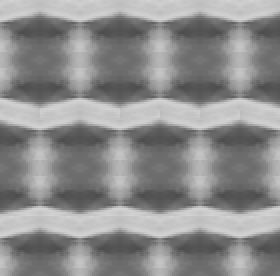
%> input picture Imagen4AMFFinal.gif, 140 x 138 px (shown 2 times larger)
$ octave --eval "nanorough_GB;"   (GNU Octave 9; MATLAB toolbox functions it lacks are replaced by stand-ins)
%> lines starting %> are read from the running program, lines starting %| are printed output that depends on the picture
%> the answer given: 1
### NuevaTrayectoria.m
function [Z] = NuevaTrayectoria()
%UNTITLED3 Summary of this function goes here
%   Detailed explanation goes here
 %Estos comandos preguntan por las coordenadas del inicio y fin.
      %Los datos ingresados se guardan como "Cell".
      %El arreglo al final indica las dimensiones de la ventana.
       Co = inputdlg('Escribe la Coordenada X del inicio',...
           'Inicio X',[1 35]);
%> the answer given: 3
       Fo = inputdlg('Escribe la Coordenada Y del inicio',...
           'Inicio Y',[1 35]);
%> the answer given: 3
       Cd = inputdlg('Escribe la Coordenada X del fin','Fin X',[1 35]);
%> the answer given: 3
       Fd = inputdlg('Escribe la Coordenada Y del fin','Fin Y',[1 35]);
%> the answer given: 3

       Co = str2double(Co);
       Fo = str2double(Fo);
       Cd = str2double(Cd);
       Fd = str2double(Fd);

       %Programa para crear trayectorias en (AMF) Rev Matlab 2019a
%Version general. Se deben dar los datos de origen co,fo (x1,y1) y los
%datos de destino cd,fd (x2,y2). Si fd=fo es un vector horizontal, si
%cd=co es un vector vertical. Si es diagonal abs(fd-fo) debe ser
%igual a abs(cd-co) de otra manera da "trayectoria invalida".
%Grafica los valores de la trayectoria.
%Emplea: Imagen4AMFFinal.gif
%Solo admite 138 por 138 puntos (pixeles)

AMF=imread('Imagen4AMFFinal.gif')
%> AMF is the input picture: size 138x140 uint8; min 78, max 211, mean 140.6
imshow(AMF)
hold on
plot(Co, Fo,'o', Cd, Fd,'o')
axis([0 138 0 138])
grid on
hold on
x=[Co:0.1:Cd]; %definir el vector independiente
m=(Fd-Fo)/(Cd-Co); %pendiente de la recta
if m<0
    y=(m.*(x-Fd))+Fo; %vector dependiente
else
    y=(m.*(x-Fo))+Fo; %vector dependiente
end
plot(x,y,'r')
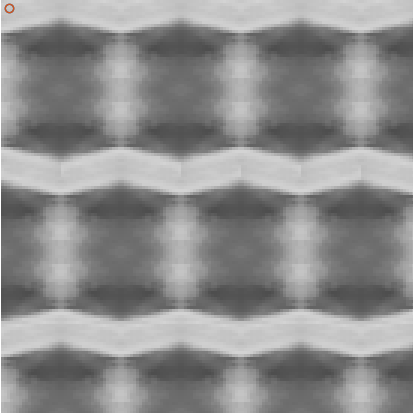
%> figure redrawn from the program's plot data; shown 3 times larger
hold off


if  (Fd-Fo)==0 || abs(Fd-Fo)==abs(Cd-Co) || (Cd-Co)==0
    for n=1:138  %asegura que el vector vect tenga zeros
        vect(n)=0;
    end
    if (Fd-Fo)==0 %trayectoria horizontal
        incf=0;
    elseif (Fd-Fo)>0
        incf=1;   % diagonal hacia abajo
    else
        incf=-1;  %diagonal hacia arriba
    end
    if (Cd-Co)==0  %trayectoria vertical
        incc=0;
    elseif (Cd-Co)>0
        incc=1;   %diagonal hacia la derecha
    else
        incc=-1;  %diagonal hacia la izquierda
    end
    if incf==0   %recorrido horizontal
         m=(abs(Cd-Co))+1;
         f=Fo;
         c=Co;
         vect(1)=AMF(Fo,Co); %primer valor en la trayectoria
        for n=2:m
         f=f+incf;
         c=c+incc;
         vect(n)=AMF(f,c);
        end
%> after the loop, c = 3; f = 3; vect = 138 values, max 200 at index 1, min 0 at index 2, mean 1.45
        vectf=vect(1:m); %los m valores en la trayectoria
%> vectf = 200
   elseif incc==0  %recorrido vertical
         m=(abs(Fd-Fo))+1;
         f=Fo;
         c=Co;
         vect(1)=AMF(Fo,Co); %primer valor en la trayectoria
         for n=2:m
          f=f+incf;
          c=c+incc;
          vect(n)=AMF(f,c);
         end
         vectf=vect(1:m); %los m valores de la trayectoria
   else
        %recorrido diagonal
        deltaf=abs(Fd-Fo);
        deltac=abs(Cd-Co);
       if (deltaf-deltac)==0
          m=deltaf+1;
          f=Fo;
          c=Co;
          vect(1)=AMF(Fo,Co); %primer valor en la trayectoria
          for n=2:m
            f=f+incf;
            c=c+incc;
            vect(n)=AMF(f,c);
          end
          vectf=vect(1:m); %los m valores de la trayectoria
       end
   end
   figure
   x=1:length(vectf);
%> x = 1
   plot(x,vectf)
   axis([0 140 0 256])
   grid on
else
   disp('Trayectoria Invalida')
end


       %se guarda la informaicion en Z
       Z = vectf;
%> Z = 200
end

### ZpromF.m
function [Zprom] = ZpromF(Z)
%El promedio de los valores de las alturas

Zprom = mean(Z);
end

### RaF.m
function [Ra] = RaF(Z)
%UNTITLED2 Summary of this function goes here
%   Detailed explanation goes here
cont = 0;
for i = 1:length(Z)
    cont = cont + (abs(Z(i) - (ZpromF(Z))));
end
Ra = (1/length(Z))* cont;

end

### nanorough_GB.m
function nanorough_GB
%UNTITLED3 Summary of this function goes here
%   Detailed explanation goes here
clear
clc
    % variable opciones va a guardar el nombre de las funciones que se
    % pueden escoger.


    opciones = {'Nueva Trayectoria','Zprom', 'Ra', 'Rq', 'Rp & Rv',...
        'Rt', 'Rz', 'Rsk', 'Salir'};

    % El vector 'Z' es el vector que tiene los valores de la linea que
    %cruza la imagen. Se inicializa como vector vacio y se le agregan
    %los valores conforme el funcionamiento del programa.
    Z = [];

    % Booleanos de control para saber si hay una trayectoria o no
    HayTrayectoria = false;


    % inicio de un ciclo para mostrar nuestro menu que terminara hasta
    % que se escoga la opcion 9 y termina el
    % ciclo.
    choice = 0;
    while choice ~= 9


       %este comando muestra el menu con todas sus opciones
        choice = menu('Escoge una Funcion',opciones);

       %lo que se ejecutará dependiendo de cada opción

        switch choice
           case 1
              Z = NuevaTrayectoria();
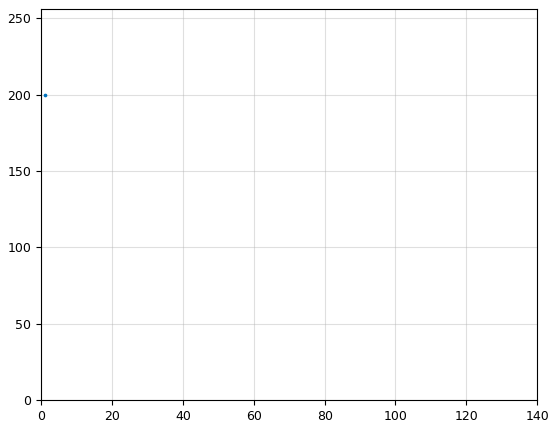
%> figure redrawn from the program's plot data
%> Z = 200
              HayTrayectoria = true;


           case 2
               if HayTrayectoria == true
               Zprom =(ZpromF(Z));
               BZprom = true;
               msgbox(sprintf('EL promedio de Z es de %f',Zprom))
               else
                   msgbox(sprintf('No a ingresado una trayectoria'))
               end

           case 3
              if HayTrayectoria == true
              Ra = RaF(Z);
              msgbox(sprintf('El valor de Ra es: %f',Ra))
               else
                   msgbox(sprintf('No a ingresado una trayectoria'))
               end

           case 4
               if HayTrayectoria == true
              Rq = RqF(Z);
               msgbox(sprintf('El valor de Rq es: %f',Rq))
                else
                   msgbox(sprintf('No a ingresado una trayectoria'))
               end

           case 5
               if HayTrayectoria == true
               [Rp, Rv] = RpRvF(Z);
               BRpRv = true;
               msgbox(sprintf('El valor de Rp es: %f y el de Rv es: %f',Rp ,Rv))
                else
                   msgbox(sprintf('No a ingresado una trayectoria'))
               end

           case 6
               if HayTrayectoria == true
               [Rp, Rv] = RpRvF(Z);
                Rt = RtF(Rp, Rv);
                msgbox(sprintf('El valor de Rt es: %f', Rt))
                 else
                   msgbox(sprintf('No a ingresado una trayectoria'))
               end


           case 7
               if HayTrayectoria == true
                 P = PF(Z);
                 V = VF(Z);
                 Rz = RzF(P, V);
                  msgbox(sprintf('El valor de Rz es: %f',Rz))
                   else
                   msgbox(sprintf('No a ingresado una trayectoria'))
               end


           case 8
               if HayTrayectoria == true
               Rq = RqF(Z);
               Rsk = RskF(Z, Rq);
               msgbox(sprintf('El valor de Rsk es: %f',Rsk))
                else
                   msgbox(sprintf('No a ingresado una trayectoria'))
               end

        end
    end
end
